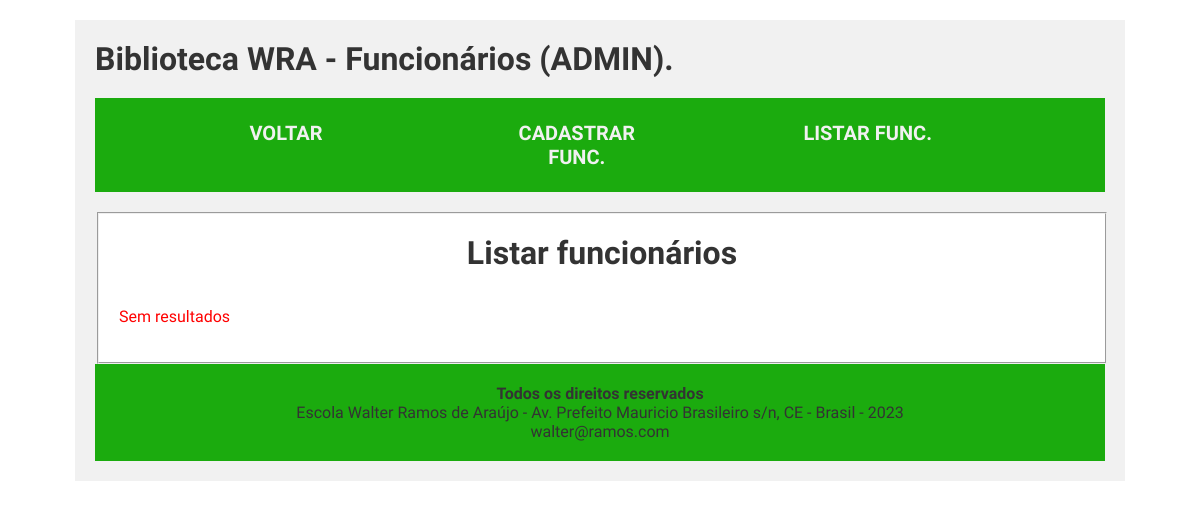
Page /biblioteca/principal/func/index.php?page=listar on the earlier database version.
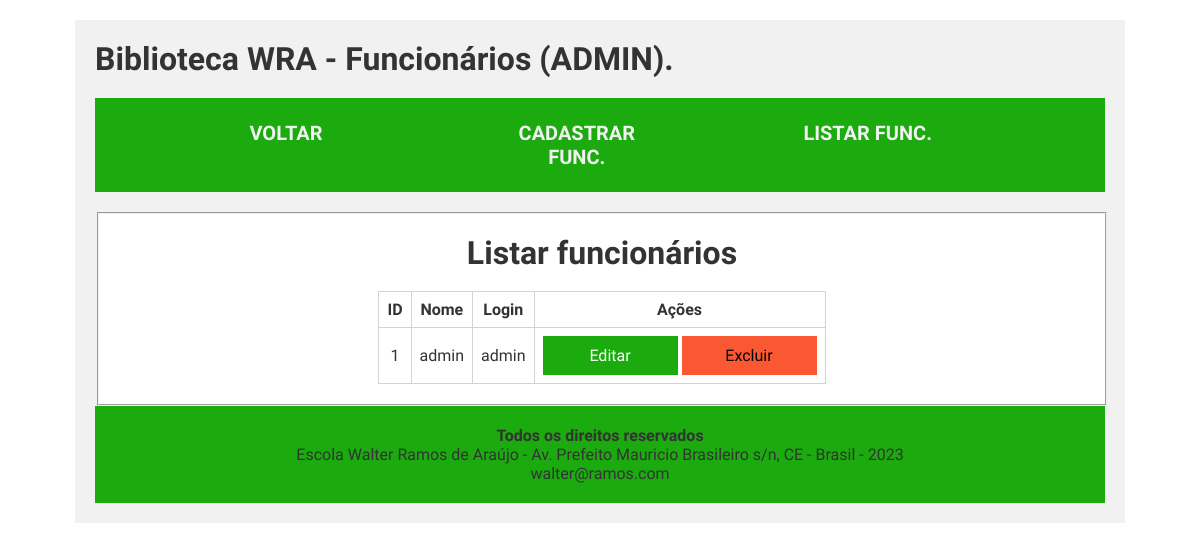
Same page on the later database version.
### tables this page shows
CREATE TABLE `funcionario` (
  `id` int(10) UNSIGNED NOT NULL,
  `nome` varchar(60) NOT NULL,
  `login` varchar(20) NOT NULL,
  `senha` varchar(20) NOT NULL
);

### biblioteca/principal/func/listar-func.php (the view)
<fieldset>
<h1>Listar funcionários</h1><br>
	<?php
		$sql = "SELECT * FROM funcionario";
		$res = $conn->query($sql);
		$qtd = $res->num_rows;
		if ($qtd > 0) {
			print "<table>";
			print "<tr>";
			print "<th>ID</th>";
			print "<th>Nome</th>";
			print "<th>Login</th>";
			print "<th>Ações</th>";
			print "</tr>";
			while ($row = $res->fetch_object()) {
				print "<tr>";
				print "<td>".$row->id."</td>";
				print "<td>".$row->nome."</td>";
				print "<td>".$row->login."</td>";
				print "<td>
						<button onclick=\"location.href='?page=editar&id=".$row->id."';\" class='button'>Editar</button>
						<button onclick=\"if(confirm('Tem certeza?')){location.href='?page=salvar&acao=excluir&id=".$row->id."';}else{false;}\" class='button2'>Excluir</button>
				   		</td>";
				print "</tr>";
			}
			print "</table>";
		} else{
			print "<p style='color: red'>Sem resultados</p>";
		}
	?>
</fieldset>

### biblioteca/principal/func/index.php (shortened to what this page needs)
<!doctype html>
<html lang="pt-br">
  <head>
    <link rel="stylesheet" href="https://cdnjs.cloudflare.com/ajax/libs/normalize/5.0.0/normalize.min.css">
    <link rel="stylesheet" href="../../css/style.css">
  </head>
  <body>
    <div class="wrapper">
      <div class="top">
        <h1>Biblioteca WRA - Funcionários (ADMIN).</h1>
      </div>
      <nav role='navigation'>
        <ul>
          <li><a class="tablink ativo" href="../../inicio.php">Voltar</a></li>
          <li><a class="tablink" href="?page=novo">Cadastrar Func.</a></li>
          <li><a class="tablink" href="?page=listar">Listar Func.</a></li>
        </ul>
      </nav>
      <div class="tab">
        <?php
          include("../../conexao.php");
          switch(@$_REQUEST["page"]){
            case 'listar':
              include("listar-func.php");
              break;
          }
        ?>
      </div>
    <div class="footer">
    <b>Todos os direitos reservados</b><br>
      Escola Walter Ramos de Araújo - Av. Prefeito Mauricio Brasileiro s/n, CE - Brasil - 2023<br>
      <a href="mailto: walter@ramos.com">walter@ramos.com</a>
    </div>
  </body>
</html>

### biblioteca/css/style.css (style rules this page uses)
* { box-sizing: border-box; }
h1, h2, h3, h4 { margin: 0; }
a:link, a:visited { color: inherit; text-decoration: none; }
body { color: #333; font-family: "PT Sans Narrow"; font-size: 1em; }
.wrapper { width: 100%; max-width: 1050px; margin: 20px auto 0 auto; background: #f1f1f1; padding: 20px; overflow: hidden; }
.top { width: 100%; padding: 0; position: relative; }
nav { border-top: 3px solid #1bab0e; border-bottom: 3px solid #1bab0e; margin-top: 20px; overflow: hidden; background-color: #1bab0e; color: #f1f1f1; }
nav ul { list-style: none; margin: 0; padding: 0; }
nav ul li { text-align: center; float:left; text-transform:uppercase; padding:20px; margin-left: 9%; font-size: 20px; height: 100%; width: 200px; }
nav ul li a { text-decoration: none; font-weight: bold; }
fieldset { margin-top: 20px; overflow: hidden; padding: 20px; width: 100%; background: #fff; text-align: center; }
.button { background-color: #1bab0e; border: none; color: white; padding: 10px 32px; text-align: center; text-decoration: none; display: inline-block; font-family: "PT Sans Narrow"; font-size: 16px; cursor: pointer; width: 135px; text-align: center; }
.button2 { background-color: #FA5832; border: none; color: black; padding: 10px 32px; text-align: center; text-decoration: none; display: inline-block; font-family: "PT Sans Narrow"; font-size: 16px; cursor: pointer; width: 135px; text-align: center; }
table { text-align: center; margin: 0 auto; color: #333; background: white; border: 1px solid grey; font-size: 12pt; border-collapse: collapse; }
table th, table td { padding: .5em; border: 1px solid lightgrey; }
.footer { text-align: center; max-width: 1050px; width: 100%; background-color: #1bab0e; padding: 20px; margin: 0 auto; overflow: hidden; }
p { text-align: justify; }

Differences in the rows shown:
added funcionario: id "1", nome "admin", login "admin"
Other differences:
text no longer shown: "Sem resultados"
text now shown: "ID Nome Login Ações"
